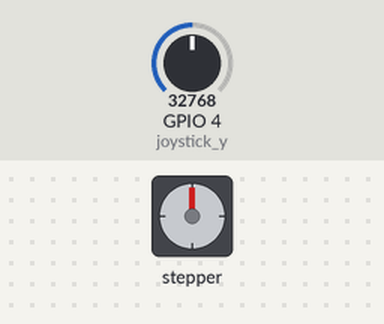
Simulated run of this program. Board: ESP32 board running MicroPython. Parts: stepper motor. Wiring (from the project's diagram.json): joystick Y on GPIO 4. The test bench sets the inputs (shaded band); at power-on: GPIO 4 (joystick_y) = 32768 (analog values on the 0–65535 scale). The stepper is drawn at 200 steps a turn; what the program prints to the serial console is not drawn.

Above: at 1.2 s.
1.3 s: GPIO 4 (joystick_y) set to 44560
2.8 s: GPIO 4 (joystick_y) set to 45936
At 2.95 s:
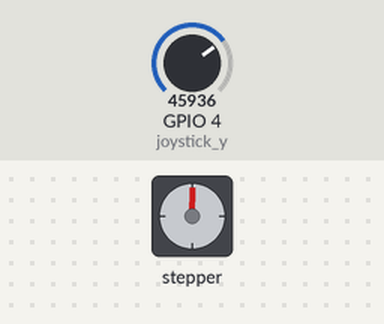
5.8 s: GPIO 4 (joystick_y) set to 32767
At 6.8 s:
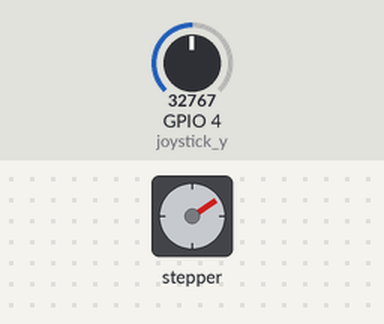
7.3 s: GPIO 4 (joystick_y) set to 45874
At 7.75 s:
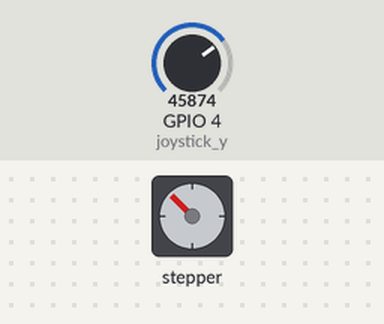
Timing chart, 0 to 25.0 s (numbered marks = the images above; inputs shaded):
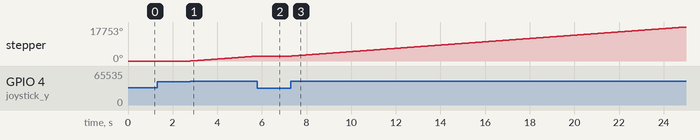

Measured:
- the behaviour switches between 44992 and 45008 on GPIO 4 (joystick_y) (found by bisection; images 0 and 1)
- after the input at 1.3 s, every drawn part: stays the same
- after the input at 2.8 s, stepper: keeps turning clockwise at about 859°/s, starting at once
- after the input at 5.8 s, stepper: goes on until 5.8 s, then stays 2576°
- after the input at 7.3 s, stepper: keeps turning clockwise at about 858°/s, starting at once

The program:

main.py
```python
from machine import Pin, ADC
import time

# ==================
# HARDWARE PIN SETUP
# Direction (DIR) and Step (STEP) control pins for the A4988 driver
dir_pin = Pin(16, Pin.OUT)
step_pin = Pin(17, Pin.OUT)

# Analog Joystick Vertical (Y-Axis) connected to Pin 4
joystick_y = ADC(Pin(4))
joystick_y.atten(ADC.ATTN_11DB)  # Configures pin to read full 0V - 3.3V range

# ==================
# TUNING PARAMETERS
# ==================
# Joystick resting deadzone thresholds (0 to 65535 scale)
LOWER_DEADZONE = 20000
UPPER_DEADZONE = 45000

# Speed delay in microseconds (Lower = Faster, Higher = Slower)
STEP_DELAY_US = 1000

print("ROBOTIC ARM STEPPER SYSTEM READY")

# ==================
# CONTROL LOOP
# ==================
while True:
    # Read the physical analog position of the joystick (0 to 65535)
    y_val = joystick_y.read_u16()

    # Joystick pushed DOWN: Counterclockwise Rotation
    if y_val < LOWER_DEADZONE:
        dir_pin.value(0)           # Set direction signal to LOW
        step_pin.value(1)          # Pulse STEP High
        time.sleep_us(STEP_DELAY_US)
        step_pin.value(0)          # Pulse STEP Low
        time.sleep_us(STEP_DELAY_US)

    # Joystick pushed UP: Clockwise Rotation
    elif y_val > UPPER_DEADZONE:
        dir_pin.value(1)           # Set direction signal to HIGH
        step_pin.value(1)          # Pulse STEP High
        time.sleep_us(STEP_DELAY_US)
        step_pin.value(0)          # Pulse STEP Low
        time.sleep_us(STEP_DELAY_US)

    # Joystick at REST: Do nothing
    else:
        pass

####

# Dedicated to God the Father
# All Rights Reserved Christopher Andrew Topalian Copyright 2000-2026
# https://github.com/ChristopherAndrewTopalian
# https://github.com/ChristopherTopalian
# https://sites.google.com/view/CollegeOfScripting
```
